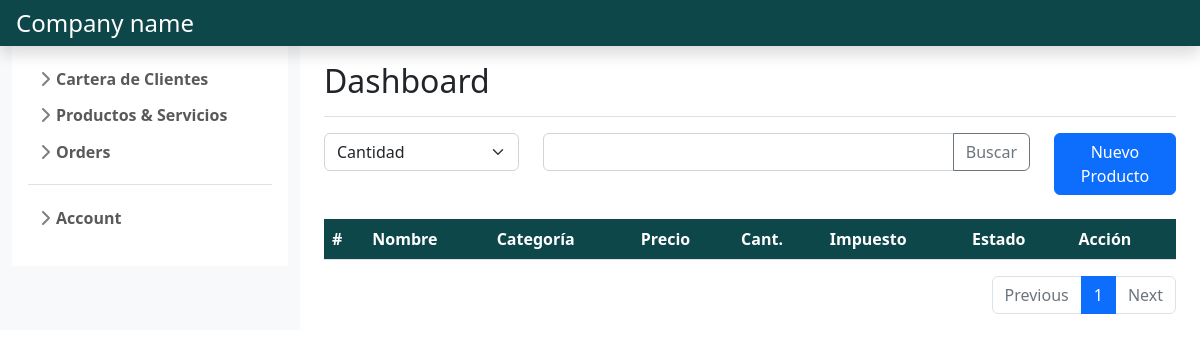
The app's page /product_and_services/gestion_productos/ (signed in), older data.
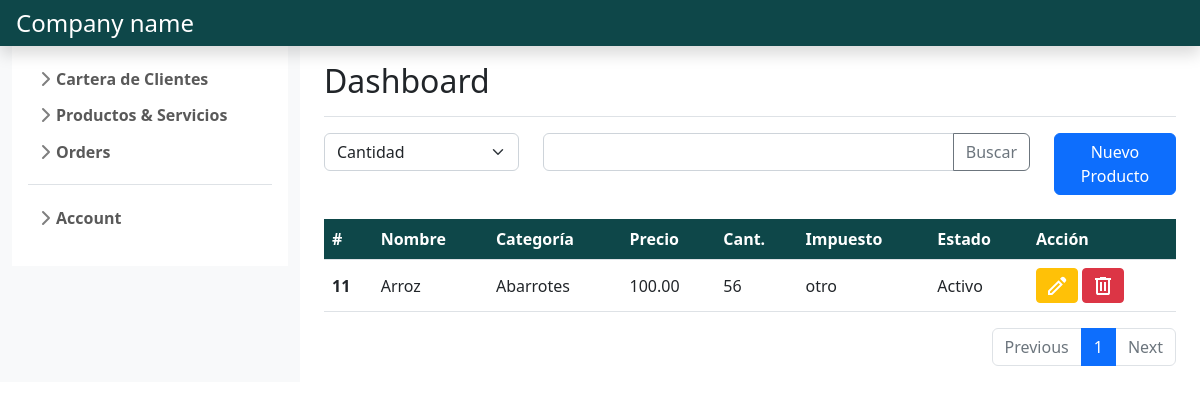
The same page, newer data.
### product_services_management/models.py (models this page shows, shortened)
class Producto(models.Model):
    codigo= models.OneToOneField(Item, on_delete=models.CASCADE)
    nombre= models.CharField(max_length=50)
    categoria= models.ForeignKey(Categoria, on_delete= models.CASCADE)
    precio= models.DecimalField(max_digits=12, decimal_places=2)
    cantidad= models.IntegerField()

class Item(models.Model):
    impuesto= models.ForeignKey(Impuesto, on_delete=models.CASCADE)
    estado= models.BooleanField(default=True)
    creado= models.DateTimeField(auto_now_add=True)
    actualizado= models.DateTimeField(auto_now=True)

class Categoria(models.Model):
    nombre= models.CharField(max_length=40)
    estado= models.BooleanField(default=True)
    creado= models.DateTimeField(auto_now_add=True)
    actualizado= models.DateTimeField(auto_now=True)

class Impuesto(models.Model):
    nombre= models.CharField(max_length=10)
    detalle= models.CharField(max_length=60)
    porcentaje= models.DecimalField(max_digits=3, decimal_places=0)
    estado= models.BooleanField(default=True)
    creado= models.DateTimeField(auto_now_add=True)
    actualizado= models.DateTimeField(auto_now=True)
    def __str__(self):
        return self.nombre

### product_services_management/views.py (the view)
# urls.py: path('gestion_productos/', views.gestion_productos, name='gestion productos'),
@login_required
def gestion_productos(request):
    if request.method == 'GET':
        producto= Paginator(Producto.objects.all().order_by('codigo'), 5)
        if request.GET.get('page'):
            page_number= request.GET.get('page')
            producto_page= producto.get_page(page_number)
            return render(request, 'gestion_productos.html',
                            {'productos': producto_page,
                             'form': FormProducto}
                        )
        else:
            producto_page= producto.get_page(1)
            return render(request, 'gestion_productos.html',
                            {'productos': producto_page,
                             'form': FormProducto}
                        )

### product_services_management/templates/gestion_productos.html (shortened to what this page needs)
{% extends "base.html" %}
{% load static %}
{% block content %}
    <div class="row">
        <div class="col-md-3">
            <select class="form-select" id="inputGroupSelect01">
                {% for field in form %}
                <option value="{{field.label}}" selected>{{field.label}}</option>
                {% endfor %}
            </select>
        </div>
        <div class="col-md-7">
            <div class="input-group mb-3 ">
                <input type="text" class="form-control" aria-label="Text input with dropdown button">
                <button class="btn btn-outline-secondary" type="button" id="button-addon1">Buscar</button>
            </div>
        </div>
        <div class="col-md-2">
            <a class="btn btn-primary" href="{% url 'crear producto' %}">Nuevo Producto</a>
        </div>
    </div>
    <br>
    <table class="table table-hover align-middle">
        <thead class="text-white" style="background-color: #0E4749;">
            <tr>
                <th scope="col">#</th>
                <th scope="col">Nombre</th>
                <th scope="col">Categoría</th>
                <th scope="col">Precio</th>
                <th scope="col">Cant.</th>
                <th scope="col">Impuesto</th>
                <th scope="col">Estado</th>
                <th scope="col">Acción</th>
            </tr>
        </thead>
        <tbody>
            {% for producto in productos %}
            <tr>
                <th scope="row">{{producto.codigo.id}}</th>
                <td>{{producto.nombre}}</td>
                <td>{{producto.categoria.nombre}}</td>
                <td>{{producto.precio}}</td>
                <td>{{producto.cantidad}}</td>
                <td>{{producto.codigo.impuesto}}</td>
                <td>{% if producto.codigo.estado %}Activo{% else %}Inactivo{% endif %}</td>
                <td>
                    <a class="btn btn-sm btn-warning" href="{% url 'modificar producto' producto.codigo.id %}" role="button">
                        <svg xmlns="http://www.w3.org/2000/svg" height="24" width="24" style="fill:#FFF"><path d="M5 19h1.4l8.625-8.625-1.4-1.4L5 17.6ZM19.3 8.925l-4.25-4.2 1.4-1.4q.575-.575 1.413-.575.837 0 1.412.575l1.4 1.4q.575.575.6 1.388.025.812-.55 1.387ZM17.85 10.4 7.25 21H3v-4.25l10.6-10.6Zm-3.525-.725-.7-.7 1.4 1.4Z"/></svg>
                    </a>
                    <button class="btn btn-sm btn-danger" data-bs-toggle="modal" data-bs-target="#exampleModalgestion" data-bs-whatever="{{producto.codigo.id}}:{{producto.nombre}}">
                        <svg xmlns="http://www.w3.org/2000/svg" height="24" width="24" style="fill:#FFF"><path d="M7 21q-.825 0-1.412-.587Q5 19.825 5 19V6H4V4h5V3h6v1h5v2h-1v13q0 .825-.587 1.413Q17.825 21 17 21ZM17 6H7v13h10ZM9 17h2V8H9Zm4 0h2V8h-2ZM7 6v13Z"/></svg>
                    </button>
                </td>
            </tr>
            {% endfor %}
        </tbody>
    </table>
    <nav aria-label="Page navigation example">
        <ul class="pagination justify-content-end">
            <li class="page-item {% if not productos.has_previous %} disabled {% endif %}">
                <a class="page-link" {% if productos.has_previous %} href="?page={{ productos.previous_page_number }}" {% endif %}>Previous</a>
            </li>
            {% for i in productos.paginator.page_range %}
              {% if i == productos.number %}
                  <li class="page-item active">
                      <a class="page-link" href="#">{{ i }}</a>
                  </li>
              {% else %}
                  <li class="page-item">
                      <a class="page-link" href="?page={{ i }}">{{ i }}</a>
                  </li>
              {% endif %}
          {% endfor %}
          <li class="page-item {% if not productos.has_next %} disabled {% endif %}" >
            <a class="page-link" {% if productos.has_next %} href="?page={{ productos.next_page_number }}" {% endif %}>Next</a>
          </li>
        </ul>
    </nav>
{% endblock %}

Row changes from the older to the newer data that the page shows:
added Producto: codigo.id "11", nombre "Arroz", categoria.nombre "Abarrotes", precio "100.00", cantidad "56", codigo.impuesto "otro", shows "Activo"
